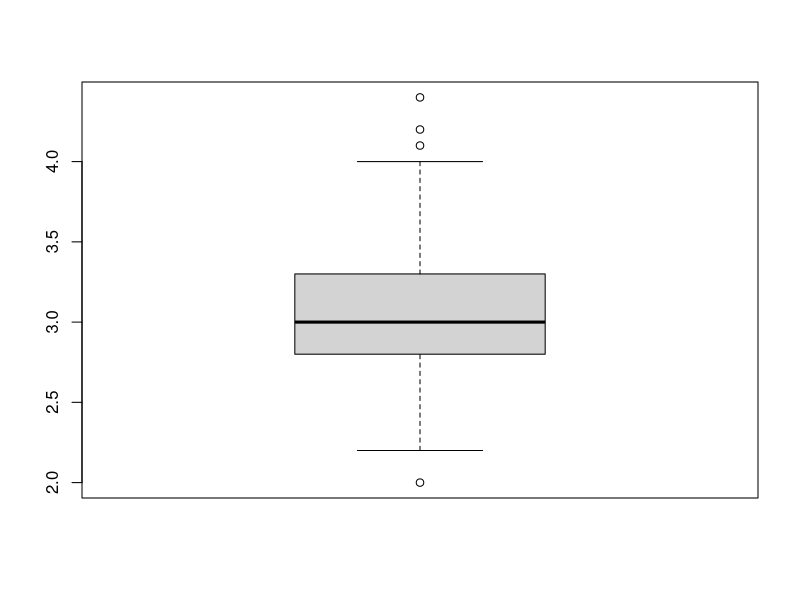
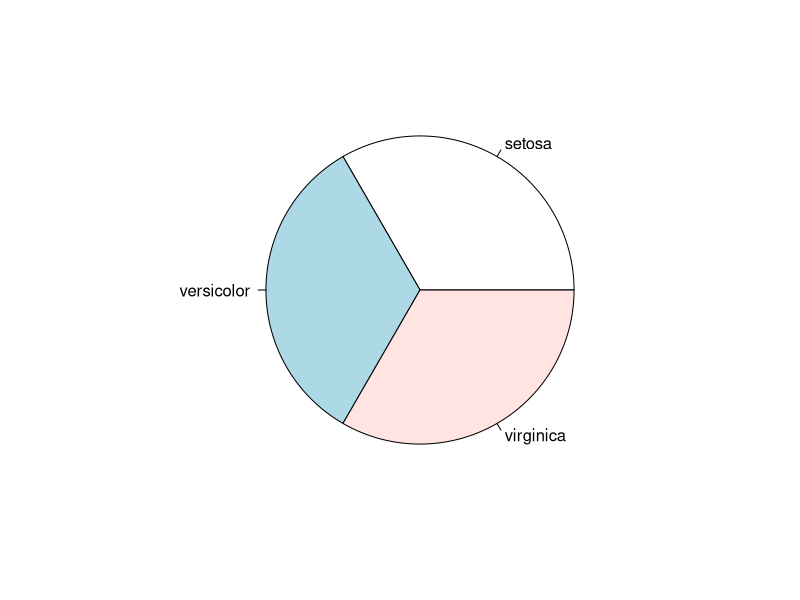

The R script that drew these images, in order:
## ---- chunk 1
seq(1,10)
## ---- chunk 2
seq(1, 61, by=6)
## ---- chunk 3
rep(2:4, 5)
## ---- chunk 4
# after converting factorvar to numeric, it should assign back
factorVar <- factor(c(1, 6, 5.4, 3.2))
factorVar <- as.numeric(factorVar)
## ---- chunk 5
# replace "?" and "!" by "NA" 
# read.csv("dataset.csv", na.strings=c("?","!","NA"))
## ---- chunk 6
sum((10:100)^3)
## ---- chunk 7
sum(2^(1:10)/(1:10)^2+(1:10)^4/4^(1:10))
## ---- chunk 8
sum(1/factorial((0:10)+1))
## ---- chunk 9
n <- (3:33)
sum(3*n + 3/n^(1/3))
## ---- chunk 10
c(0:5)[NA]
# Create 5 vector, each one has NA value  
## ---- chunk 11
# is.vector tests if input argument is vector
# is.vector tests if each element of input argument is vecor
## ---- chunk 12
# 1. easy to build interactive web apps straight from R
# 2. extend Shiny apps with CSS themes, htmlwidgets, and JavaScript actions
# 3. Shiny apps are easy to write. No web development skills are required
# 4. You can communicate results via interactive charts, visualizations, text, or tables
# 5. Built-in capabilities let you share your work easily with colleagues and friends.
## ---- chunk 13
library(datasets)
## ---- chunk 14
head(iris)
## ---- chunk 15
sapply(iris[c(1:4)], mean, na.rm = TRUE)
## ---- chunk 16
iris$Sepal.Length[is.na(iris$Sepal.Length)] <- mean(iris$Sepal.Length, na.rm=T)
iris$Sepal.Width[is.na(iris$Sepal.Width)] <- mean(iris$Sepal.Width, na.rm=T)
iris$Petal.Length[is.na(iris$Petal.Length)] <- mean(iris$Petal.Length, na.rm=T)
iris$Petal.Width[is.na(iris$Petal.Width)] <- mean(iris$Petal.Width, na.rm=T)
## ---- chunk 17
sd(iris$Sepal.Length, na.rm=T)
sd(iris$Petal.Length, na.rm=T)
## ---- chunk 18
boxplot(iris$Sepal.Width)
# outliers are points below lower fence Q1-1.5(IQR) or higer than Upper fence Q3+1.5(IQR)
## ---- chunk 19
quantile(iris$Sepal.Width, 0.75, na.rm=T)
summary(iris$Sepal.Width)[5]
## ---- chunk 20
labels <- unique(iris$Species)
sepalLess7 = iris[iris$Sepal.Length<7,]
setosa = sepalLess7[sepalLess7$Species==labels[1],]
versicolor = sepalLess7[sepalLess7$Species==labels[2],]
virginica = sepalLess7[sepalLess7$Species==labels[3],]
pie(c(length(setosa),length(versicolor),length(versicolor)), labels)
